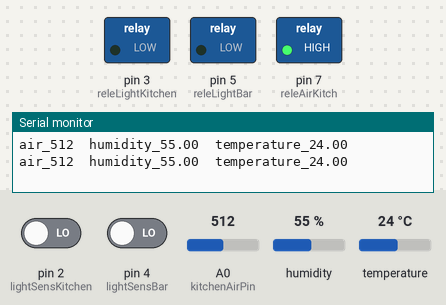
The sketch below on a simulated Arduino Uno, built with avr-gcc and run on an emulated ATmega328P. Parts: switched loads named in the sketch (green lamp = pin HIGH), the last lines printed to the serial monitor. Inputs (shaded band) come from the test bench; at power-on: pin 2 (lightSensKitchen) LOW, A0 (kitchenAirPin) = 512, pin 4 (lightSensBar) LOW, humidity 55 %, temperature 24 °C.

Above: at 2.8 s.
2.9 s: pin 2 (lightSensKitchen) driven HIGH
At 3.5 s:
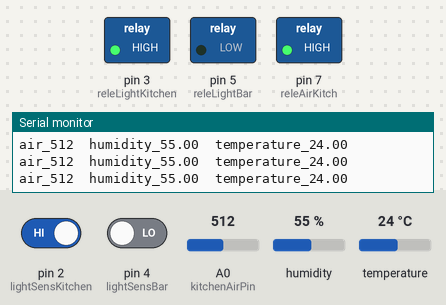
4.5 s: A0 (kitchenAirPin) set to 48
6.2 s: A0 (kitchenAirPin) set to 42
At 8.2 s:
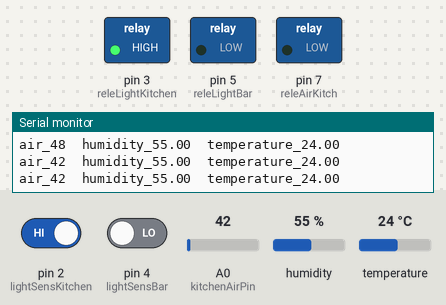
8.5 s: pin 4 (lightSensBar) driven HIGH
At 10.2 s:
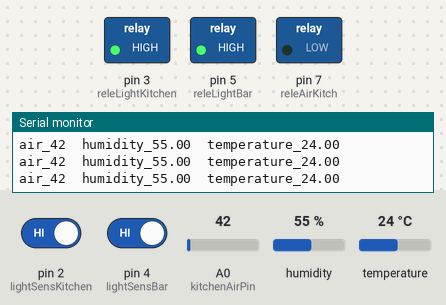
10.5 s: A0 (kitchenAirPin) set to 122
At 12.0 s:
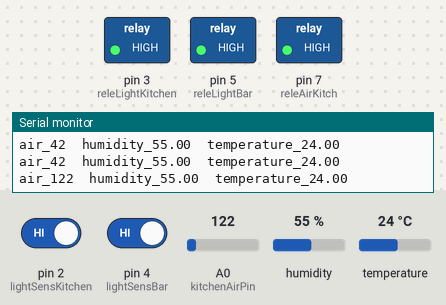
12.5 s: A0 (kitchenAirPin) set to 35
At 13.8 s:
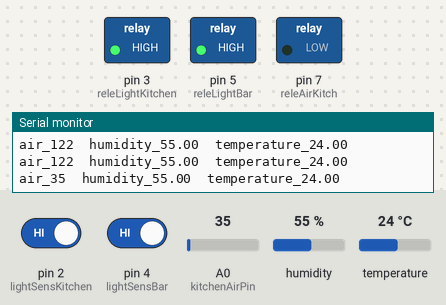
Timing chart, 0 to 15.5 s (numbered marks = the images above; inputs shaded):
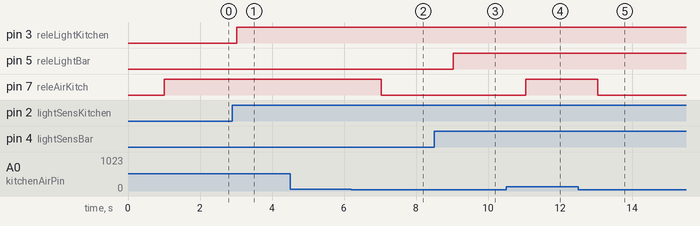

The sketch:

KitchenMove_Air_Temperature_Humidity.ino
```cpp
#include "DHT.h"

#define lightSensKitchen 2
#define releLightKitchen 3
#define lightSensBar 4
#define releLightBar 5
#define DHTPIN 6
#define releAirKitch 7
#define DHTTYPE DHT22

DHT dht(DHTPIN, DHT22);

int MoveKitchenCount = 0;
int MoveBarCount = 0;
int kitchenAirPin = A0;
int kitchenAirValue = 0;
float kitchenHumidity = 0;
float kitchenTemperature = 0;

void setup()
{
  Serial.begin(9600);
  pinMode(lightSensKitchen, INPUT);
  pinMode(releLightKitchen, OUTPUT);
  pinMode(lightSensBar, INPUT);
  pinMode(releLightBar, OUTPUT);
  pinMode(kitchenAirPin, INPUT);
  pinMode(releAirKitch, OUTPUT);
  dht.begin();
}

void loop()
{
  delay(1000);
  kitchenHumidity = dht.readHumidity();
  kitchenTemperature = dht.readTemperature();
  kitchenAirValue = analogRead(kitchenAirPin);
  Serial.print("air_");
  Serial.print(kitchenAirValue);
  Serial.print("  ");
  Serial.print("humidity_");
  Serial.print(kitchenHumidity);
  Serial.print("  ");
  Serial.print("temperature_");
  Serial.println(kitchenTemperature);
  motionKitchen(30);
  motionBar(30);
  cleanAir(kitchenAirValue);
}

void cleanAir(int kitchenAirValue) {
  if (kitchenAirValue > 45) {
    digitalWrite(releAirKitch, HIGH);
  }
  if (kitchenAirValue <= 45) {
    digitalWrite(releAirKitch, LOW);
  }
};

void motionKitchen(int seconds) {
  if (digitalRead(lightSensKitchen) == HIGH) {
    digitalWrite(releLightKitchen, HIGH);
    MoveKitchenCount = 0;
  }
  if (digitalRead(lightSensKitchen) == LOW) {
    MoveKitchenCount++;
    if (MoveKitchenCount == seconds) {
      digitalWrite(releLightKitchen, LOW);
      MoveKitchenCount = 0;
    }
  }
}

void motionBar(int seconds) {
  if (digitalRead(lightSensBar) == HIGH) {
    digitalWrite(releLightBar, HIGH);
    MoveBarCount = 0;
  }
  if (digitalRead(lightSensBar) == LOW) {
    MoveBarCount++;
    if (MoveBarCount == seconds) {
      digitalWrite(releLightBar, LOW);
      MoveBarCount = 0;
    }
  }
}
```

Measured:
- the behaviour switches between 46 and 45 on A0 (kitchenAirPin) (found by bisection; images 1 and 2)
- after the input at 2.9 s, pin 3 (releLightKitchen): LOW → HIGH after 0.11 s
- after the input at 6.2 s, pin 7 (releAirKitch): HIGH → LOW after 0.83 s
- after the input at 8.5 s, pin 5 (releLightBar): LOW → HIGH after 0.54 s
- after the input at 10.5 s, pin 7 (releAirKitch): LOW → HIGH after 0.55 s
- after the input at 12.5 s, pin 7 (releAirKitch): HIGH → LOW after 0.55 s
